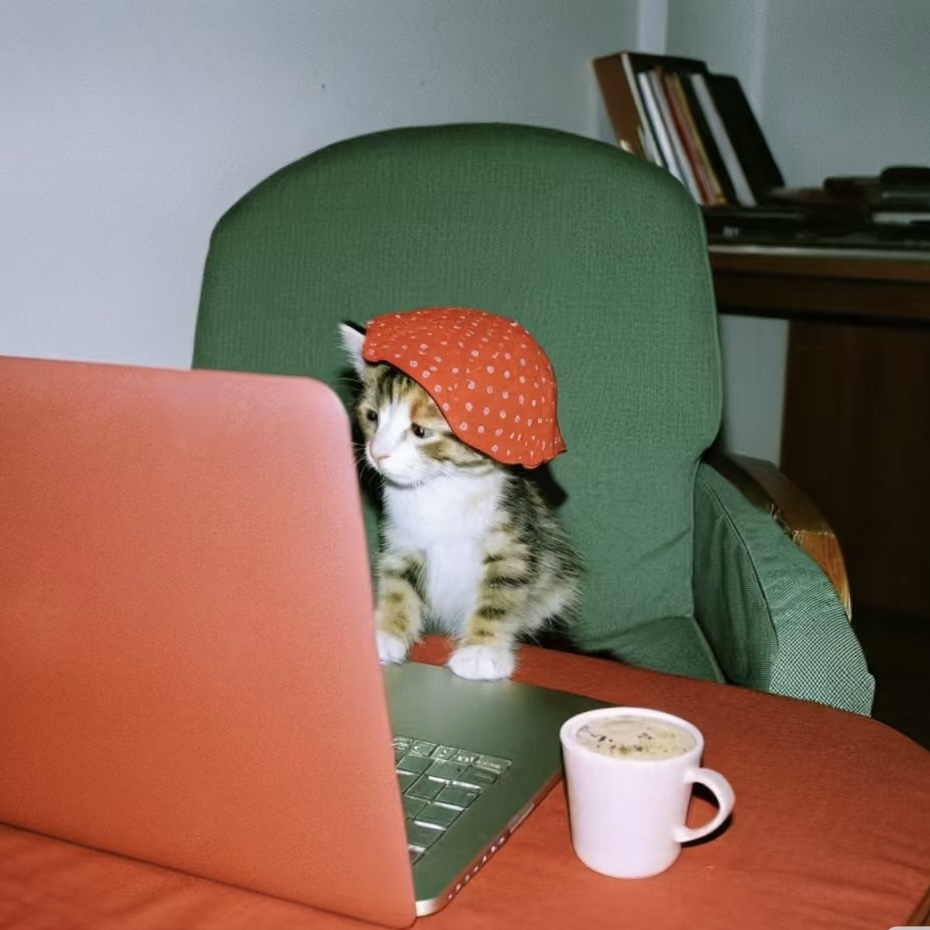
#> input picture images/proj_exp_01.jpg, 930 x 930 px
$ python -i admin_server.py   (imports and definitions only)
#> lines starting #> are read from the running program, lines starting #| are printed output that depends on the picture
"""
个人网站 CMS 管理后台服务器
============================
提供文件上传、数据读写等功能，供 admin.html 调用。
基于 Python 内置 http.server，零额外 Web 框架依赖。

依赖: Pillow (pip install Pillow) — 用于图片 WebP 转换和模糊占位图生成

启动: python admin_server.py
访问: http://localhost:8766
"""

import sys, os, json, re, logging, shutil, uuid, io, time, mimetypes
from http.server import HTTPServer, BaseHTTPRequestHandler
from urllib.parse import urlparse, parse_qs
from datetime import datetime

# ---------- 配置 ----------
HOST = "127.0.0.1"
PORT = 8766
PROJECT_ROOT = os.path.dirname(os.path.abspath(__file__))
DATA_JS_PATH = os.path.join(PROJECT_ROOT, "data.js")
IMAGE_MAX_WIDTH = 1200       # WebP 显示版最大宽度
WEBP_QUALITY = 80            # WebP 显示版质量
BLUR_WIDTH = 20              # 模糊占位图宽度
BLUR_QUALITY = 30            # 模糊占位图质量

# 允许上传的目录白名单
ALLOWED_UPLOAD_DIRS = {
    "images",
    "images/backgrounds",
    "images/cover",
    "images/personal-photos",
    "images/research",
    "images/video-covers",
    "images/xhs-notes",
    "images/xhs-sections",
    "images/xhs-sections/account",
    "images/xhs-sections/competition",
    "images/xhs-sections/content",
    "images/xhs-sections/data",
    "images/xhs-sections/positioning",
    "images/xhs-ips",
    "images/photography",
    "images/photography/fengjing169",
    "images/photography/fengjing916",
    "images/photography/meishi169",
    "images/photography/meishi916",
    "images/photography/renwen169",
    "images/photography/renwen916",
    "videos",
    "downloads",
}

# [1 line not run here, left out]
logger = logging.getLogger(__name__)


# ============================================================
# 数据读写
# ============================================================

# [61 lines left out: functions read_data_js, write_data_js, not called in this run]


# ============================================================
# 图片处理
# ============================================================

def process_image(filepath):
    """
    处理上传的图片：
    1. 生成 .webp 显示版（1200px宽，quality 80，保留透明通道）
    2. 生成 _blur.webp 模糊占位（20px宽，quality 30）
    返回 (webp_path, blur_path) 相对路径元组
    """
#> called with filepath = 'images/proj_exp_01.jpg'
    from PIL import Image

    img = Image.open(filepath)
#> img is the input picture: PIL image 930x930 RGB; mean R, G, B 133.2, 107.4, 92.8

    # 统一模式：保留 RGBA 透明通道
    if img.mode == 'P':
        img = img.convert('RGBA')
    elif img.mode == 'LA':
        img = img.convert('RGBA')
    elif img.mode not in ('RGB', 'RGBA'):
        img = img.convert('RGB')

    has_alpha = img.mode == 'RGBA'
#> has_alpha = False

    # 目录和文件名
    dirpath = os.path.dirname(filepath)
    basename = os.path.splitext(os.path.basename(filepath))[0]

    # 生成 WebP 显示版（保留透明）
    webp_path = os.path.join(dirpath, f"{basename}.webp")
    webp_img = img.copy()
    if webp_img.width > IMAGE_MAX_WIDTH:
        ratio = IMAGE_MAX_WIDTH / webp_img.width
        new_h = int(webp_img.height * ratio)
        webp_img = webp_img.resize((IMAGE_MAX_WIDTH, new_h), Image.LANCZOS)
    webp_img.save(webp_path, "WEBP", quality=WEBP_QUALITY)
    logger.info(f"WebP saved: {webp_path} ({webp_img.width}x{webp_img.height})")

    # 生成模糊占位图（透明区域用白色垫底，模糊图不需要透明）
    blur_path = os.path.join(dirpath, f"{basename}_blur.webp")
    blur_img = img.copy()
    if blur_img.mode == 'RGBA':
        bg = Image.new('RGB', blur_img.size, (255, 255, 255))
        bg.paste(blur_img, mask=blur_img.split()[3])
        blur_img = bg
    elif blur_img.mode != 'RGB':
        blur_img = blur_img.convert('RGB')
    if blur_img.width > BLUR_WIDTH:
        ratio = BLUR_WIDTH / blur_img.width
#> ratio = 0.0215
        new_h = max(1, int(blur_img.height * ratio))
#> new_h = 20
        blur_img = blur_img.resize((BLUR_WIDTH, new_h), Image.LANCZOS)
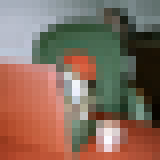
#> blur_img: PIL image 20x20 RGB (shown 8 times larger); mean R, G, B 133.2, 107.4, 92.8
    blur_img.save(blur_path, "WEBP", quality=BLUR_QUALITY)
    logger.info(f"Blur WebP saved: {blur_path} ({blur_img.width}x{blur_img.height})")

    # 返回相对路径
    rel_webp = os.path.relpath(webp_path, PROJECT_ROOT).replace("\\", "/")
    rel_blur = os.path.relpath(blur_path, PROJECT_ROOT).replace("\\", "/")
    return rel_webp, rel_blur


# ============================================================
# Multipart 解析
# ============================================================

# [49 lines left out: function parse_multipart, not called in this run]


# ============================================================
# HTTP 请求处理器
# ============================================================

class AdminHandler(BaseHTTPRequestHandler):
    """管理后台 HTTP 请求处理器"""

    def log_message(self, format, *args):
        logger.info(f"{self.client_address[0]} - {format % args}")

    # [364 lines left out: functions _send_json, _set_cors, do_OPTIONS, do_GET, do_POST, do_DELETE and 6 more, not called in this run]


# [2 lines not run here, left out]

>>> result = process_image('images/proj_exp_01.jpg')

$ run again, on images/proj_exp_04.jpg
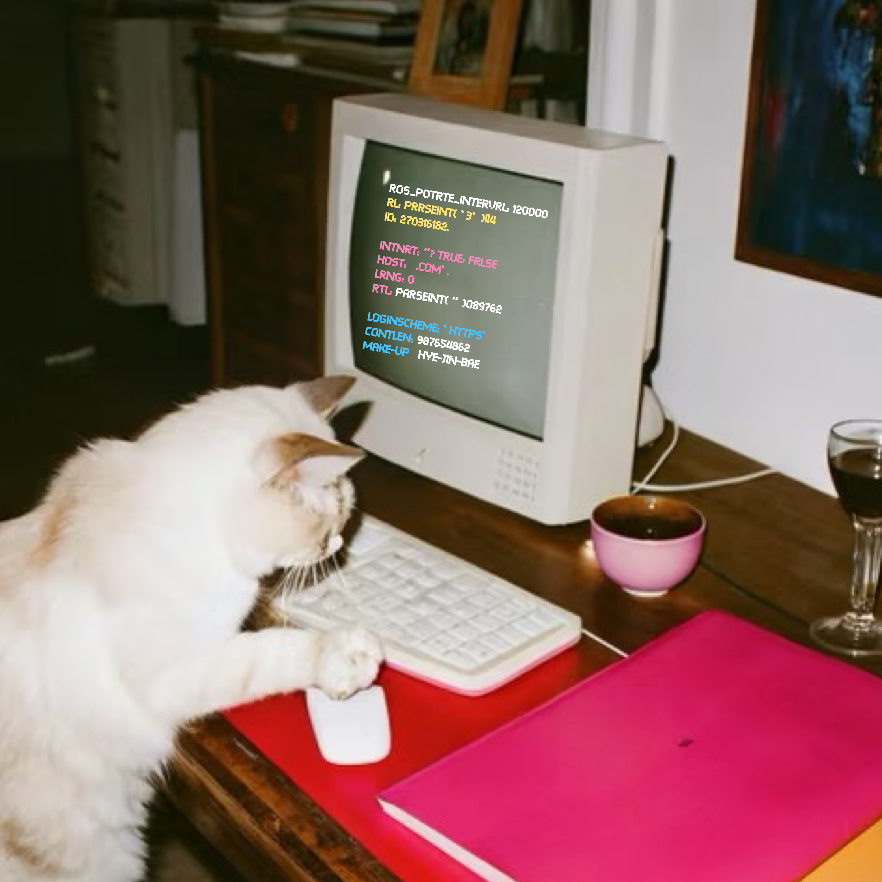
#> input picture images/proj_exp_04.jpg, 882 x 882 px
#> in process_image, img is the input picture: PIL image 882x882 RGB; mean R, G, B 138.5, 105.1, 100.8
#> in process_image, `blur_img = blur_img.resize((BLUR_WIDTH, new_h), Image.LANCZOS)`:
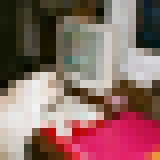
#> blur_img: PIL image 20x20 RGB (shown 8 times larger); mean R, G, B 138.5, 105.1, 101.1
